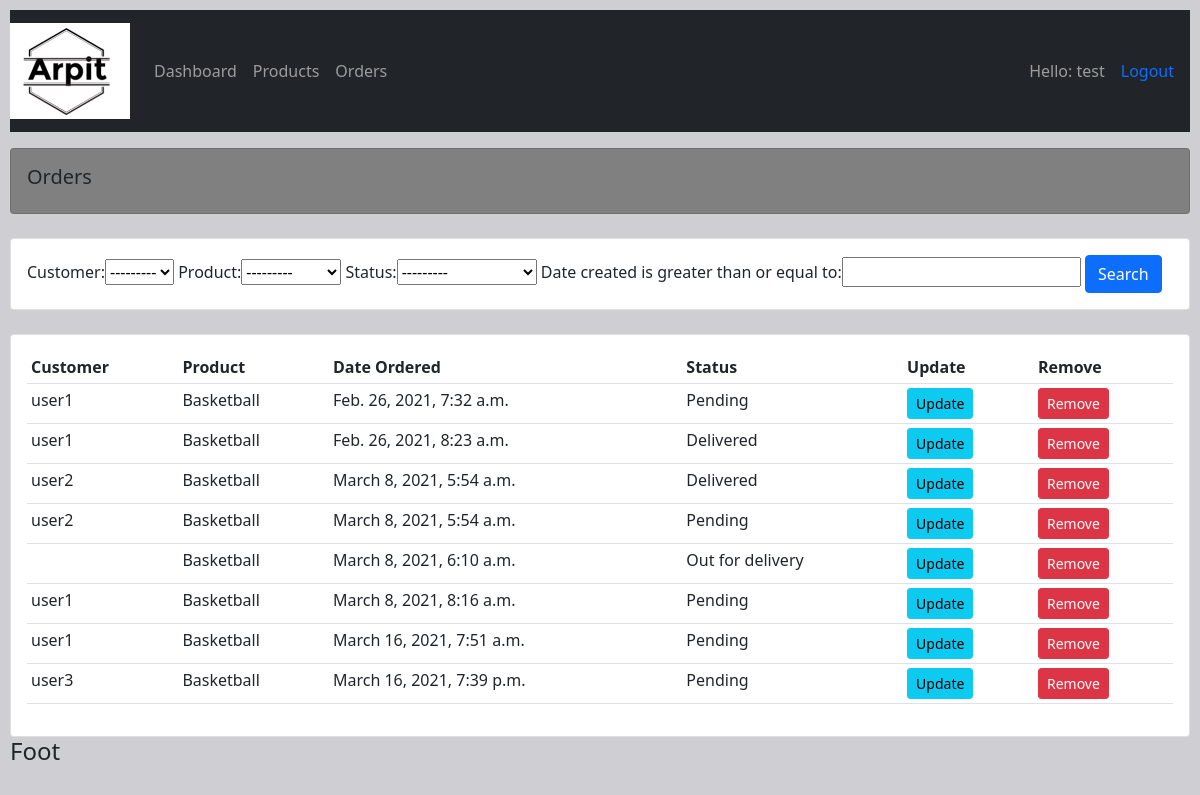
The page /orders/ (signed in) on the database as committed earlier.
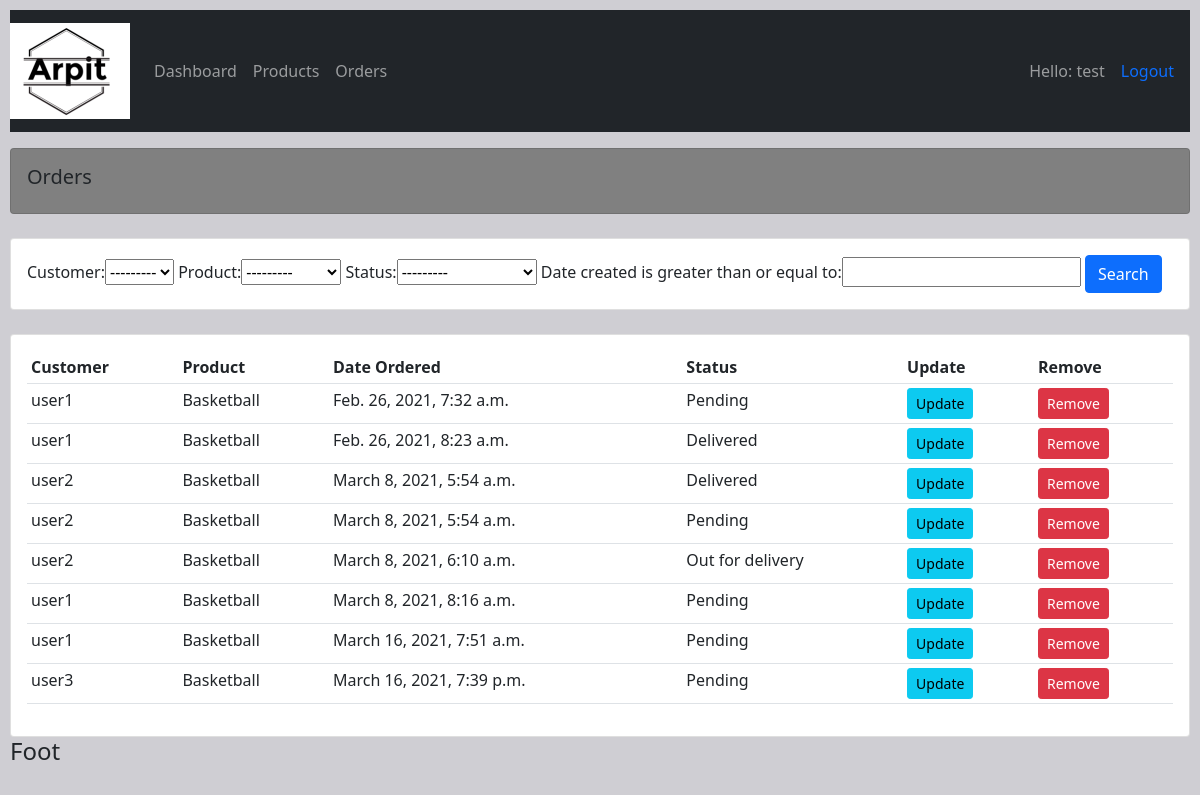
The same page on the database as committed later.
### crm1/models.py (models this page shows, shortened)
class Order(models.Model):
    STATUS = (
        ('Pending', 'Pending'),
        ('Out for delivery', 'Out for delivery'),
        ('Delivered', 'Delivered'),
    )
    customer = models.ForeignKey(
        Customer, null=True, on_delete=models.SET_NULL)
    product = models.ForeignKey(Product, null=True, on_delete=models.SET_NULL)
    date_created = models.DateTimeField(auto_now_add=True, null=True)
    status = models.CharField(max_length=200, choices=STATUS)

class Customer(models.Model):
    user = models.OneToOneField(User, null=True, on_delete=models.CASCADE)
    name = models.CharField(max_length=250, null=True)
    phone = models.CharField(max_length=15, null=True)
    email = models.EmailField(max_length=50, null=True)
    date_created = models.DateTimeField(auto_now_add=True, null=True)
    profile_picture = models.ImageField(default='Arpit.png',null=True, blank=True)
    def __str__(self):
        return str(self.name)

class Product(models.Model):
    CATEGORY = (
        ('Indoor', 'Indoor'),
        ('Outdoor', 'Outdoor'),
    )
    name = models.CharField(max_length=250, null=True)
    price = models.FloatField(null=True)
    category = models.CharField(max_length=250, null=True, choices=CATEGORY)
    description = models.CharField(max_length=200, null=True, blank=True
                                   )
    date_created = models.DateTimeField(auto_now_add=True, null=True)
    tags = models.ManyToManyField(Tag)
    def __str__(self):
        return self.name

### crm1/decorators.py (the view)
        def wrapper_func(request, *args, **kwargs):
            group = None
            if request.user.groups.exists():
                group = request.user.groups.all()[0].name
            if group in allowed_roles:
                return view_func(request, *args, **kwargs)
            else:
                return HttpResponse('You are not authorised to access this Page.')

### crm1/views.py (called while the page is built)
@login_required(login_url='login')
@allowed_users('admin')
def orders(request):
    orders = Order.objects.all()
    orderfilter = OrderFilterAll(request.GET , queryset=orders)
    orders = orderfilter.qs
    context ={'orders':orders,
            'orderfilter':orderfilter,
            }
    return render(request, 'crm1/orders.html', context)

### crm1/templates/crm1/orders.html
{% extends 'crm1/base.html' %}
{% block content %}
<div class="row">
    <div class="col-md ">
        <div class="card card-body " style = "background-color: grey;">
            <h5 class="card-title" >Orders</h5>
        </div>
        <br>
        <div class="row">
            <div class="col">
                <div class="card card-body">
                    <form method="get">
                        {{orderfilter.form}}
                        <button class="btn btn-primary" type="submit">Search</button>
                    </form>
                </div>
            </div>
        </div>
        <br>
        <div class="card card-body">
            <table class="table table-sm">
                <tr>
                    <th>Customer</th>
                    <th>Product</th>
                    <th>Date Ordered</th>
                    <th>Status</th>
                    <th>Update</th>
                    <th>Remove</th>
                </tr>
                {% for order in orders %}
                <tr>
                    <td>{{order.customer.name}}</td>
                    <td>{{order.product}}</td>
                    <td>{{order.date_created}}</td>
                    <td>{{order.status}}</td>
                    <td><a href="{% url 'update_order' order.id %}" class="btn btn-sm btn-info">Update</a></td>
                    <td><a href="{% url 'delete_order' order.id %}" class="btn btn-sm btn-danger">Remove</a></td>
                </tr>
                {% endfor %}
            </table>
        </div>
    </div>
</div>
{% endblock %}

### crm1/templates/crm1/base.html (shortened to what this page needs)
{% load static %}
<!DOCTYPE html>
<html>
<head>
<link href="https://cdn.jsdelivr.net/npm/bootstrap@5.0.0-beta2/dist/css/bootstrap.min.css" rel="stylesheet">
<link rel="stylesheet" href="{% static 'css/base.css' %}">
</head>
<body class="jumbotron">
{% include 'crm1/navbar.html' %}
{% block content %}
{% endblock %}
<h4>Foot</h4>
</body>
</html>

### crm1/templates/crm1/navbar.html (shortened to what this page needs)
{% load static %}
<nav class="navbar navbar-expand-lg navbar-dark bg-dark">
  <a class="navbar-brand" href="#">
    <img src="{% static 'media/Arpit.png'%}" alt="Navabar">
  </a>
  <div class="collapse navbar-collapse" id="navbarNav">
    {% if request.user.is_staff %}
    <ul class="navbar-nav">
      <li class="nav-item active">
        <a class="nav-link" href="{% url 'home' %}">Dashboard </a>
      </li>
      <li class="nav-item">
        <a class="nav-link" href="{% url 'product' %}">Products</a>
      </li>
      <li class="nav-item">
        <a class="nav-link" href="{% url 'order' %}">Orders</a>
      </li>
    {% endif %}
    </ul>
  </div>
  <span class="navbar-text">
    Hello: {{request.user}}
  </span>
   <span>
    <a class="nav-link" href="{% url 'logout' %}">Logout</a>
   </span>
</nav>

### crm1/static/css/base.css (style rules this page uses)
body { background-color:#CFCED3; margin: 10px 10px 10px 10px; }

Rows that differ between the two databases and show on the page:
changed Order "March 8, 2021, 6:10 a.m.": customer.name (not shown) → "user2"
